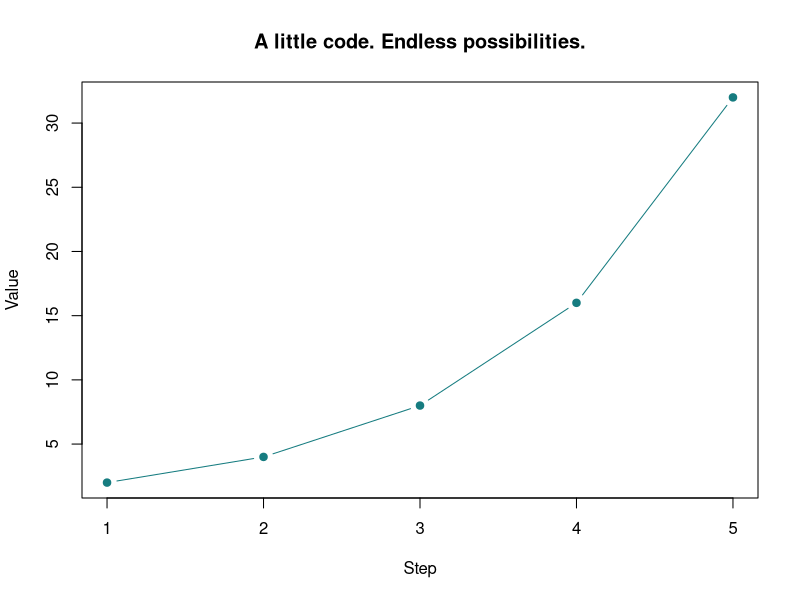

Generate this figure with R:
# Welcome to R Online. Change a value and run again.
x <- c(2, 4, 8, 16, 32)
cat("Hello, R!\n")
summary(x)
plot(x, type = "b", pch = 19, col = "#167c80",
     main = "A little code. Endless possibilities.", xlab = "Step", ylab = "Value")
